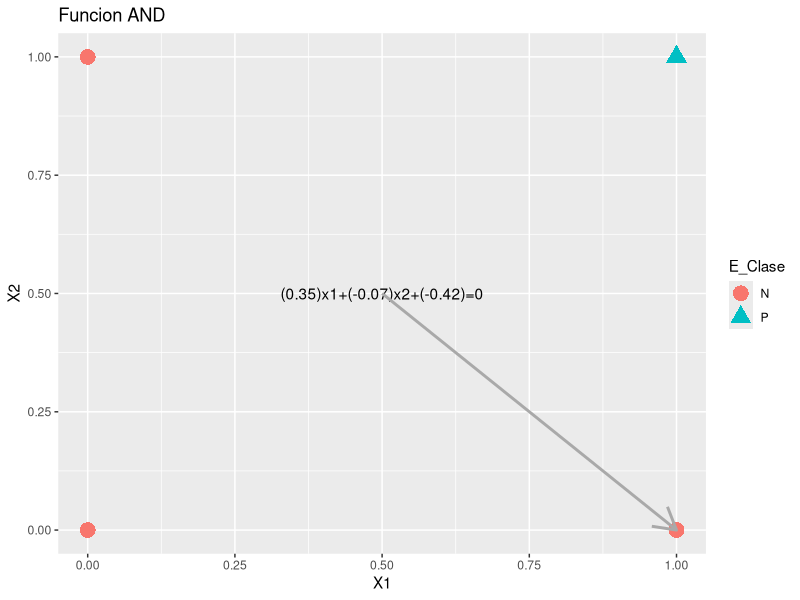
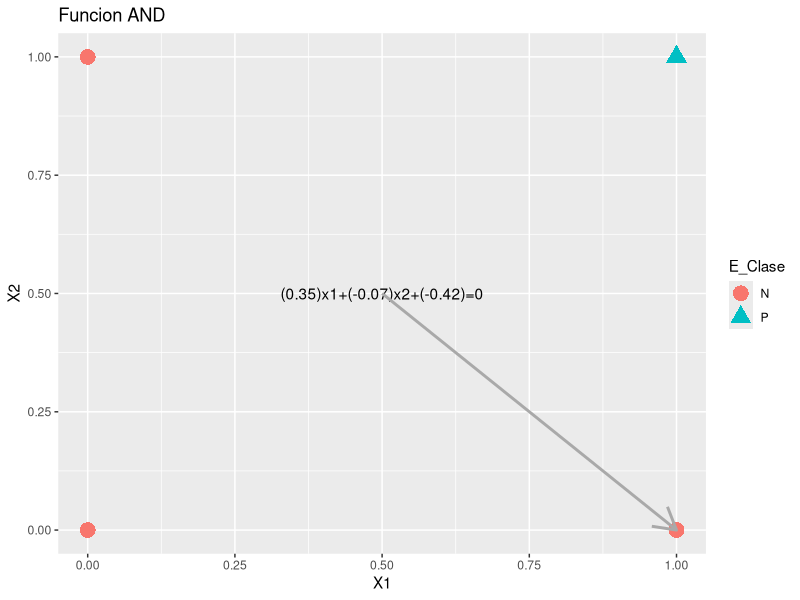

These charts were generated, in order, by the following R code: (Note: this script raises an error after producing the figures.)
#Investigar:https://cran.r-project.org/web/packages/magick/vignettes/intro.html
library(ggplot2)

problema <- data.frame(X1 = c(0,1,0,1), X2 = c(0,0,1,1), T=rep(1,4), E_Clase = factor(x=c("N","N","N","P")))

g <- qplot(x=X1, y=X2, data=problema, main="Funcion AND", xlab = "X1", ylab = "X2", shape=E_Clase, color=E_Clase) + geom_point(cex=5)

maxT <- 1000
t <- 0
w <- runif(3,-0.5,0.5)
wp <- w + 0.0001
 
tmpX <- (-w[3]/w[2] + w[2]/(2*w[1]) - 0.5) / (w[2]/w[1] + w[1]/w[2])
if(tmpX > 1)
  tmpX <- 1
if(tmpX < 0)
  tmpX <- 0
tmpY <- -w[1]/w[2]*tmpX - w[3]/w[2]
if(tmpY > 1)
  tmpY <- 1
if(tmpY < 0)
  tmpY <- 0
g + geom_abline(slope= (-w[1]/w[2]), intercept=(-w[3]/w[2]), color="lightblue", lty=2, lwd=1.5) + 
  annotate("text",x= 0.5, y = 0.5, label=paste("(",round(w[1],2),")x1+(",round(w[2],2),")x2+(",round(w[3],2),")=0",sep="")) + 
  annotate("segment", x = 0.5, xend = tmpX, y = 0.5 , yend = tmpY , colour = "darkgray", size = 1, arrow = arrow())
ggsave(filename = paste("perceptron",t,".jpg", sep=""), width = 10, height = 7)
while (t < maxT & !all(wp == w)) {
  orden <- sample(1:4)
  wp <- w
  for (o in orden) {
    p <- sum(problema[o,1:3] * w)
    if((problema[o,4] == "P" & p > 0) | (problema[o,4] == "N" & p < 0)){
      next
    }
    else if (problema[o,4] == "P" & p <= 0){
      w <- as.vector(w + problema[o,1:3])
      t <- t + 1
    }
    else if (problema[o,4] == "N" & p >= 0){
      w <- as.vector(w - problema[o,1:3])
      t <- t + 1
    }
    if(!all(w == wp)){
      tmpX <- (-w$T/w$X2 + w$X2/(2*w$X1) - 0.5) / (w$X2/w$X1 + w$X1/w$X2)
      if(tmpX > 1)
        tmpX <- 1
      if(tmpX < 0)
        tmpX <- 0
      tmpY <- -w$X1/w$X2*tmpX - w$T/w$X2
      if(tmpY > 1)
        tmpY <- 1
      if(tmpY < 0)
        tmpY <- 0
      g + geom_abline(intercept = (-w$T/w$X2), slope = (-w$X1/w$X2), color="lightblue", lty=2, lwd=1.5) + 
        annotate("text",x= 0.5, y = 0.5, label=paste("(",round(w[1],2),")x1+(",round(w[2],2),")x2+(",round(w[3],2),")=0",sep="")) +
        annotate("segment", x = 0.5, xend = tmpX, y = 0.5 , yend = tmpY , colour = "darkgray", size = 1, arrow = arrow())
      ggsave(filename = paste("perceptron",t,".jpg", sep=""), width = 10, height = 7)
    }
  }
}

prediccion <- c()
for (r in 1:4){
  t <- sum(problema[r,1:3] * w)
  if(t >= 0)
    prediccion <- c(prediccion, "P")
  else
    prediccion <- c(prediccion, "N")
}
problema$Prediccion <- prediccion
print(problema)
